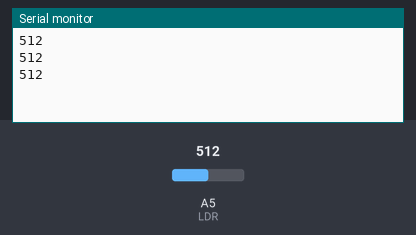
Recording of a sketch running on a simulated Arduino Uno, built with avr-gcc and run on an emulated ATmega328P. On the bench: the last lines printed to the serial monitor. The test bench sets the inputs (shaded band); at power-on: A5 (LDR) = 512.

Above: at 1.3 s.
1.4 s: A5 (LDR) set to 716
At 1.9 s:
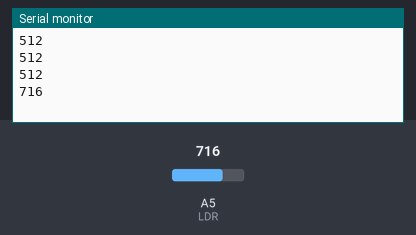
2.9 s: A5 (LDR) set to 900
At 3.4 s:
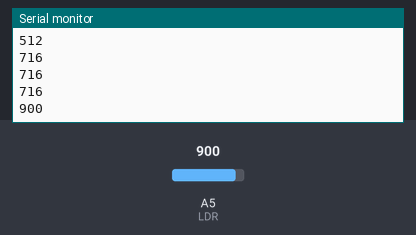
Timing chart, 0 to 5.9 s (numbered marks = the images above; inputs shaded):
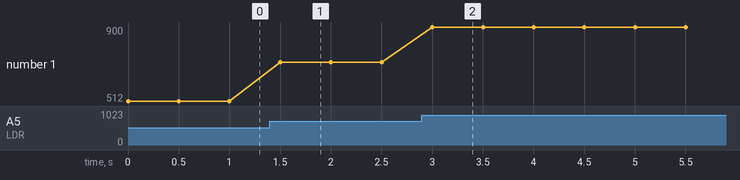

Measured:
- after the input at 1.4 s, the serial monitor: prints a new line after 0.10 s (image 1)
- after the input at 2.9 s, the serial monitor: prints a new line after 0.10 s (image 2)
- plotted number 1: 512 → 716 after the input at 1.4 s, 716 → 900 after the input at 2.9 s

The sketch:

ldr-read.ino
```cpp
int val;                 // for LDR
int i = 1;
void setup() {
Serial.begin(115200);
for(i = 1; i <= 50; i++){
   val = analogRead(A5);   // value of LDR
   Serial.println(val);  // for display
   delay(500);
  }
}
void loop() {
}
```
